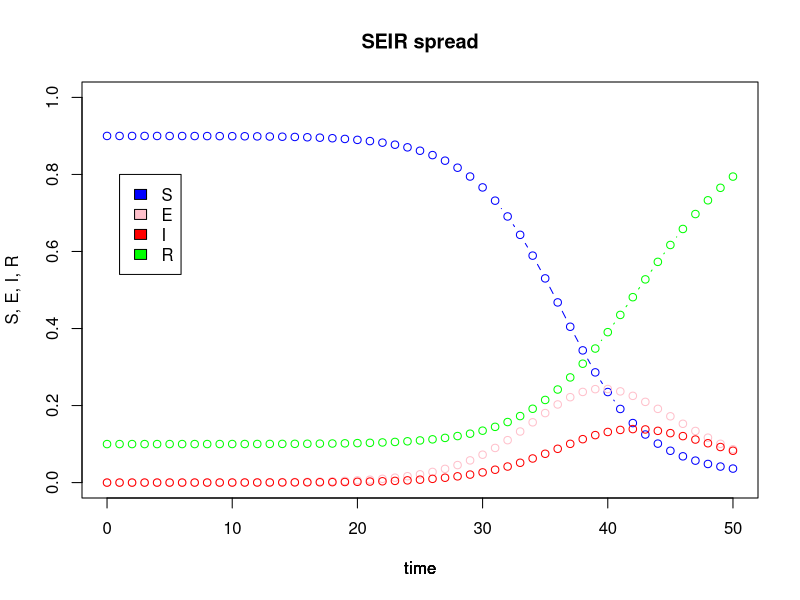

Write the R code that produced this figure.
## Differential equation solver (lsoda function)
require(deSolve)

## For now, we are building a deterministic ODE model for SEIR. We can use trick up on our sleeves to run 
## various bootstraps to introduce a stochastic element.
## 
## Ideally we need a Susceptible, Exposed, Io (infected-occult), Is (Infected-symptomatic), Recovered model 
## (SEIoIsR).  
seir_model = function(current_timepoint, state_values, parameters){
  
  ## create state valriables
  S  = state_values[1] # susceptibles
  E  = state_values[2] # exposed
  Is = state_values[3] # infected symptomatic
  R  = state_values[4] # recovered
  
  with(
    as.list(parameters), 
    {
      ## compute derivatives
      dS = (-beta * S * Is)
      dE = (beta * S * Is) - (delta * E)
      dI = (delta * E) - (gamma * Is)
      dR = (gamma * Is)
      
      # combine 
      results = c(dS, dE, dI, dR)
      list(results)
    }
  )
  
}

## Parameters ... contact_rate rate from 
## https://www.researchgate.net/figure/Daily-average-number-of-contacts-per-person-in-age-group-j-The-average-number-of_fig2_228649013
contact_rate = 22 # number of contacts per day
## Below are all approximate parameters to make this run. Need to be replaced based on literature.
## See http://gabgoh.github.io/COVID/index.html
transmission_probability = 0.07
infectious_period = 3
## From infected to symptomatic
latent_period = 4.8

## beta (transmission rate), gamma (recovery rate), and delta (latency rate)
beta_value = contact_rate * transmission_probability
gamma_value = 1 / infectious_period
delta_value = 1 / latent_period
## Reproductive number:
( R0 = beta_value / gamma_value)

parameter_list = c(beta = beta_value, gamma = gamma_value, delta = delta_value)

## Initial values
## From https://google.org/crisisresponse/covid19-map for the US as of 2020-03-21
population = 331002651 # total US population
Xs = 15219 # infected / symptomatic hosts
Y = 147 # recovered hosts
Z = round(population * 0.10) # exposed hosts - arbitrarily assumed to be 10% of the total population
W = population - (Xs + Y + Z) # susceptible hosts

( N = W + Xs + Y + Z ) # Redundant, N = population

initial_values = c(S = W/N, W = Xs/N, I = Y/N, R = Z/N)
timepoints = seq(0, 50, by = 1)

######
## Simulate SEIR
output = deSolve::lsoda(initial_values, timepoints, seir_model, parameter_list)
######

## Usual generic plot
# susceptible hosts
plot (S ~ time, data = output, type='b', ylim = c(0,1), col = 'blue', ylab = 'S, E, I, R', main = 'SEIR spread') 
par (new = TRUE)    
# exposed hosts
plot (W ~ time, data = output, type='b', ylim = c(0,1), col = 'pink', ylab = '', axes = FALSE)
par (new = TRUE) 
# infectious hosts
plot (I ~ time, data = output, type='b', ylim = c(0,1), col = 'red', ylab = '', axes = FALSE) 
par (new = TRUE)  
# recovered hosts
plot (R ~ time, data = output, type='b', ylim = c(0,1), col = 'green', ylab = '', axes = FALSE)
legend(1, 0.8, c("S", "E", "I", "R"), fill = c("blue", "pink", "red", "green"))
